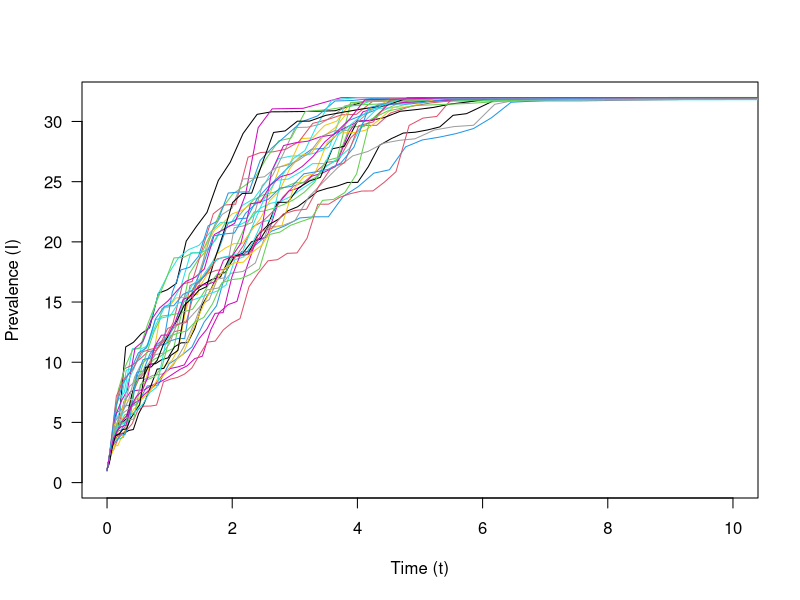

Reproduce this figure in R. (Note: this script raises an error after producing the figure.)
SI.gillespie <- function(beta, N, I0, tmax){
  t0 <- 0
  times =(t0:tmax)
  x <-c(S=N-I0, I=I0, t=t0)

  res <- matrix(nrow=length(t0:tmax),ncol=length(x),
              dimnames = list(times,names(x))) #matrix to store values
  
  for (i in 1:(tmax+1)){
    res[i,] <- x
    rate <- with(as.list(x), beta*S*I) ## calculate current rate
    if(rate<=0) break #rate != 0; t_next would return NaN
    t_next <- rexp(1,rate)  #time to next event
    t0 <- t0 + t_next # update time
    x <- x+c(-1*rate*t_next, 1*rate*t_next, t0) #updates x <- c(S, I, t)
    if(x[1]<0) #if S is for some reason negative, change it to its previous positive
      x <- res[i,]
  }
  cbind(res[,3],res[,2]) #returns cbind(t, I)
}

## N=32
plot(0,0,xlim=c(0,10),ylim=c(0,32),
     type="n",xlab="Time (t)",ylab="Prevalence (I)",las=1)
for(i in 1:30){
  G.SI <- SI.gillespie(beta=1, N=32, I0=1, tmax=80)
  lines(G.SI, col=i)
}
N <- 32
It <- I0*exp(N*beta*G.SI[,1])/(1+(I0/N)*(exp(N*beta*G.SI[,1])-1))
lines(G.SI[,1],It,lwd=3)

## N=100
plot(0,0,xlim=c(0,10),ylim=c(0,100),
     type="n",xlab="Time (t)",ylab="Prevalence (I)",las=1)
for(i in 1:30){
  G.SI <- SI.gillespie(beta=1, N=100, I0=1, tmax=300)
  lines(G.SI, col=i)
}
N <- 100
G.SI <- SI.gillespie(beta=1, N=100, I0=1, tmax=80)
It <- I0*exp(N*beta*G.SI[,1])/(1+(I0/N)*(exp(N*beta*G.SI[,1])-1))
lines(G.SI[,1],It,lwd=3)


## N=1000
plot(0,0,xlim=c(0,10),ylim=c(0,1000),
     type="n",xlab="Time (t)",ylab="Prevalence (I)",las=1)
for(i in 1:30){
  G.SI <- SI.gillespie(beta=1, N=1000, I0=1, tmax=1000)
  lines(G.SI, col=i)
}
N <- 1000
It <- I0*exp(N*beta*G.SI[,1])/(1+(I0/N)*(exp(N*beta*G.SI[,1])-1))
lines(G.SI[,1],It,lwd=3)

## N=10,000
plot(0,0,xlim=c(0,10),ylim=c(0,10000),
     type="n",xlab="Time (t)",ylab="Prevalence (I)",las=1)
for(i in 1:30){
  G.SI <- SI.gillespie(beta=1, N=10000, I0=1, tmax=10000)
  lines(G.SI, col=i)
}
N <- 10000
It <- I0*exp(N*beta*G.SI[,1])/(1+(I0/N)*(exp(N*beta*G.SI[,1])-1))
lines(G.SI[,1],It,lwd=3)
